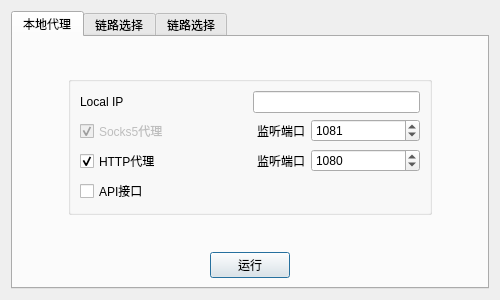
<?xml version="1.0" encoding="UTF-8"?>
<ui version="4.0">
 <class>MainDialog</class>
 <widget class="QDialog" name="MainDialog">
  <property name="geometry">
   <rect>
    <x>0</x>
    <y>0</y>
    <width>500</width>
    <height>300</height>
   </rect>
  </property>
  <property name="windowTitle">
   <string>Socks-Alice</string>
  </property>
  <layout class="QGridLayout" name="gridLayout_6">
   <item row="0" column="0">
    <widget class="QTabWidget" name="tabWidget">
     <property name="tabPosition">
      <enum>QTabWidget::North</enum>
     </property>
     <property name="tabShape">
      <enum>QTabWidget::Rounded</enum>
     </property>
     <property name="currentIndex">
      <number>0</number>
     </property>
     <property name="movable">
      <bool>true</bool>
     </property>
     <widget class="QWidget" name="tab_2">
      <attribute name="title">
       <string>本地代理</string>
      </attribute>
      <layout class="QGridLayout" name="gridLayout_2">
       <item row="1" column="1">
        <widget class="QGroupBox" name="groupBox">
         <property name="sizePolicy">
          <sizepolicy hsizetype="Preferred" vsizetype="Preferred">
           <horstretch>2</horstretch>
           <verstretch>0</verstretch>
          </sizepolicy>
         </property>
         <property name="title">
          <string/>
         </property>
         <layout class="QGridLayout" name="gridLayout_4">
          <item row="0" column="0">
           <layout class="QHBoxLayout" name="horizontalLayout_7">
            <item>
             <widget class="QLabel" name="label_6">
              <property name="sizePolicy">
               <sizepolicy hsizetype="Expanding" vsizetype="Preferred">
                <horstretch>0</horstretch>
                <verstretch>0</verstretch>
               </sizepolicy>
              </property>
              <property name="text">
               <string>Local IP</string>
              </property>
              <property name="alignment">
               <set>Qt::AlignLeading|Qt::AlignLeft|Qt::AlignVCenter</set>
              </property>
             </widget>
            </item>
            <item>
             <widget class="QLineEdit" name="lineEditIP"/>
            </item>
           </layout>
          </item>
          <item row="1" column="0">
           <layout class="QHBoxLayout" name="horizontalLayout_4">
            <item>
             <widget class="QCheckBox" name="checkBoxSocks">
              <property name="enabled">
               <bool>false</bool>
              </property>
              <property name="text">
               <string>Socks5代理</string>
              </property>
              <property name="checkable">
               <bool>true</bool>
              </property>
              <property name="checked">
               <bool>true</bool>
              </property>
             </widget>
            </item>
            <item>
             <widget class="QLabel" name="label_3">
              <property name="text">
               <string>监听端口</string>
              </property>
              <property name="alignment">
               <set>Qt::AlignRight|Qt::AlignTrailing|Qt::AlignVCenter</set>
              </property>
             </widget>
            </item>
            <item>
             <widget class="QSpinBox" name="spinBoxSocksPort">
              <property name="minimum">
               <number>1</number>
              </property>
              <property name="maximum">
               <number>65535</number>
              </property>
              <property name="value">
               <number>1081</number>
              </property>
             </widget>
            </item>
           </layout>
          </item>
          <item row="2" column="0">
           <layout class="QHBoxLayout" name="horizontalLayout_5">
            <item>
             <widget class="QCheckBox" name="checkBoxHttp">
              <property name="text">
               <string>HTTP代理</string>
              </property>
              <property name="checked">
               <bool>true</bool>
              </property>
             </widget>
            </item>
            <item>
             <widget class="QLabel" name="label_4">
              <property name="text">
               <string>监听端口</string>
              </property>
              <property name="alignment">
               <set>Qt::AlignRight|Qt::AlignTrailing|Qt::AlignVCenter</set>
              </property>
             </widget>
            </item>
            <item>
             <widget class="QSpinBox" name="spinBoxHttpPort">
              <property name="minimum">
               <number>1</number>
              </property>
              <property name="maximum">
               <number>65535</number>
              </property>
              <property name="value">
               <number>1080</number>
              </property>
             </widget>
            </item>
           </layout>
          </item>
          <item row="3" column="0">
           <widget class="QCheckBox" name="checkBox_3">
            <property name="text">
             <string>API接口</string>
            </property>
           </widget>
          </item>
         </layout>
        </widget>
       </item>
       <item row="1" column="0">
        <spacer name="horizontalSpacer_7">
         <property name="orientation">
          <enum>Qt::Horizontal</enum>
         </property>
         <property name="sizeHint" stdset="0">
          <size>
           <width>40</width>
           <height>20</height>
          </size>
         </property>
        </spacer>
       </item>
       <item row="2" column="1">
        <spacer name="verticalSpacer_4">
         <property name="orientation">
          <enum>Qt::Vertical</enum>
         </property>
         <property name="sizeHint" stdset="0">
          <size>
           <width>20</width>
           <height>52</height>
          </size>
         </property>
        </spacer>
       </item>
       <item row="1" column="2">
        <spacer name="horizontalSpacer_8">
         <property name="orientation">
          <enum>Qt::Horizontal</enum>
         </property>
         <property name="sizeHint" stdset="0">
          <size>
           <width>40</width>
           <height>20</height>
          </size>
         </property>
        </spacer>
       </item>
       <item row="0" column="1">
        <spacer name="verticalSpacer_3">
         <property name="orientation">
          <enum>Qt::Vertical</enum>
         </property>
         <property name="sizeHint" stdset="0">
          <size>
           <width>20</width>
           <height>52</height>
          </size>
         </property>
        </spacer>
       </item>
       <item row="3" column="0" colspan="3">
        <layout class="QHBoxLayout" name="horizontalLayout_2">
         <item>
          <spacer name="horizontalSpacer_3">
           <property name="orientation">
            <enum>Qt::Horizontal</enum>
           </property>
           <property name="sizeHint" stdset="0">
            <size>
             <width>138</width>
             <height>18</height>
            </size>
           </property>
          </spacer>
         </item>
         <item>
          <widget class="QPushButton" name="btnRun">
           <property name="text">
            <string>运行</string>
           </property>
          </widget>
         </item>
         <item>
          <spacer name="horizontalSpacer_4">
           <property name="orientation">
            <enum>Qt::Horizontal</enum>
           </property>
           <property name="sizeHint" stdset="0">
            <size>
             <width>181</width>
             <height>20</height>
            </size>
           </property>
          </spacer>
         </item>
        </layout>
       </item>
      </layout>
     </widget>
     <widget class="QWidget" name="tab_3">
      <attribute name="title">
       <string>链路选择</string>
      </attribute>
      <layout class="QGridLayout" name="gridLayout_3">
       <item row="0" column="0" colspan="3">
        <widget class="QFrame" name="frame">
         <property name="frameShape">
          <enum>QFrame::StyledPanel</enum>
         </property>
         <property name="frameShadow">
          <enum>QFrame::Raised</enum>
         </property>
         <layout class="QVBoxLayout" name="verticalLayout_5">
          <item>
           <spacer name="verticalSpacer_6">
            <property name="orientation">
             <enum>Qt::Vertical</enum>
            </property>
            <property name="sizeHint" stdset="0">
             <size>
              <width>18</width>
              <height>40</height>
             </size>
            </property>
           </spacer>
          </item>
          <item>
           <layout class="QHBoxLayout" name="horizontalLayout_3">
            <item>
             <widget class="QFrame" name="frame_2">
              <property name="frameShape">
               <enum>QFrame::NoFrame</enum>
              </property>
              <property name="frameShadow">
               <enum>QFrame::Sunken</enum>
              </property>
              <property name="lineWidth">
               <number>0</number>
              </property>
              <layout class="QGridLayout" name="gridLayout_8">
               <item row="0" column="0">
                <widget class="QRadioButton" name="rBtnDynamicRoute">
                 <property name="text">
                  <string>动态链路</string>
                 </property>
                 <property name="checked">
                  <bool>true</bool>
                 </property>
                </widget>
               </item>
               <item row="0" column="1">
                <widget class="QRadioButton" name="rBtnStaticRoute">
                 <property name="enabled">
                  <bool>false</bool>
                 </property>
                 <property name="toolTip">
                  <string>需要管理员开启静态链路权限</string>
                 </property>
                 <property name="text">
                  <string>静态链路(默认两跳)</string>
                 </property>
                 <property name="checkable">
                  <bool>true</bool>
                 </property>
                </widget>
               </item>
               <item row="1" column="0">
                <widget class="QFrame" name="frame_3">
                 <property name="frameShape">
                  <enum>QFrame::Box</enum>
                 </property>
                 <property name="frameShadow">
                  <enum>QFrame::Raised</enum>
                 </property>
                 <layout class="QGridLayout" name="gridLayout_5">
                  <item row="1" column="1">
                   <widget class="QRadioButton" name="rBtnHop3">
                    <property name="text">
                     <string>3</string>
                    </property>
                   </widget>
                  </item>
                  <item row="0" column="0" colspan="2">
                   <widget class="QLabel" name="label_5">
                    <property name="text">
                     <string>跳数选择</string>
                    </property>
                   </widget>
                  </item>
                  <item row="1" column="0">
                   <widget class="QRadioButton" name="rBtnHop2">
                    <property name="text">
                     <string>2</string>
                    </property>
                    <property name="checked">
                     <bool>true</bool>
                    </property>
                   </widget>
                  </item>
                 </layout>
                </widget>
               </item>
               <item row="1" column="1">
                <widget class="QFrame" name="frame_5">
                 <property name="enabled">
                  <bool>false</bool>
                 </property>
                 <property name="frameShape">
                  <enum>QFrame::Box</enum>
                 </property>
                 <property name="frameShadow">
                  <enum>QFrame::Raised</enum>
                 </property>
                 <layout class="QGridLayout" name="gridLayout_7">
                  <item row="1" column="1">
                   <widget class="QRadioButton" name="rBtnDynamicExitIP">
                    <property name="text">
                     <string>动态IP</string>
                    </property>
                   </widget>
                  </item>
                  <item row="1" column="0">
                   <widget class="QRadioButton" name="rBtnStaticExitIP">
                    <property name="text">
                     <string>静态IP</string>
                    </property>
                    <property name="checked">
                     <bool>true</bool>
                    </property>
                   </widget>
                  </item>
                  <item row="0" column="0">
                   <widget class="QLabel" name="label_7">
                    <property name="text">
                     <string>出口IP选择</string>
                    </property>
                   </widget>
                  </item>
                 </layout>
                </widget>
               </item>
              </layout>
             </widget>
            </item>
           </layout>
          </item>
          <item>
           <spacer name="verticalSpacer_5">
            <property name="orientation">
             <enum>Qt::Vertical</enum>
            </property>
            <property name="sizeHint" stdset="0">
             <size>
              <width>18</width>
              <height>40</height>
             </size>
            </property>
           </spacer>
          </item>
         </layout>
        </widget>
       </item>
       <item row="1" column="0">
        <spacer name="horizontalSpacer_5">
         <property name="orientation">
          <enum>Qt::Horizontal</enum>
         </property>
         <property name="sizeHint" stdset="0">
          <size>
           <width>178</width>
           <height>20</height>
          </size>
         </property>
        </spacer>
       </item>
       <item row="1" column="1">
        <widget class="QPushButton" name="pushButton">
         <property name="text">
          <string>应用链路</string>
         </property>
        </widget>
       </item>
       <item row="1" column="2">
        <spacer name="horizontalSpacer_6">
         <property name="orientation">
          <enum>Qt::Horizontal</enum>
         </property>
         <property name="sizeHint" stdset="0">
          <size>
           <width>177</width>
           <height>20</height>
          </size>
         </property>
        </spacer>
       </item>
      </layout>
     </widget>
     <widget class="QWidget" name="tab">
      <property name="enabled">
       <bool>true</bool>
      </property>
      <attribute name="title">
       <string>链路选择</string>
      </attribute>
      <layout class="QVBoxLayout" name="verticalLayout_2">
       <item>
        <widget class="QTableWidget" name="serverList">
         <property name="sizePolicy">
          <sizepolicy hsizetype="Expanding" vsizetype="Expanding">
           <horstretch>0</horstretch>
           <verstretch>0</verstretch>
          </sizepolicy>
         </property>
         <property name="frameShape">
          <enum>QFrame::VLine</enum>
         </property>
         <property name="lineWidth">
          <number>1</number>
         </property>
         <property name="editTriggers">
          <set>QAbstractItemView::NoEditTriggers</set>
         </property>
         <property name="dragEnabled">
          <bool>true</bool>
         </property>
         <property name="alternatingRowColors">
          <bool>true</bool>
         </property>
         <property name="selectionMode">
          <enum>QAbstractItemView::NoSelection</enum>
         </property>
         <property name="selectionBehavior">
          <enum>QAbstractItemView::SelectRows</enum>
         </property>
         <property name="showGrid">
          <bool>false</bool>
         </property>
         <property name="gridStyle">
          <enum>Qt::NoPen</enum>
         </property>
         <property name="sortingEnabled">
          <bool>true</bool>
         </property>
         <attribute name="horizontalHeaderHighlightSections">
          <bool>false</bool>
         </attribute>
         <attribute name="horizontalHeaderShowSortIndicator" stdset="0">
          <bool>true</bool>
         </attribute>
         <attribute name="verticalHeaderVisible">
          <bool>false</bool>
         </attribute>
         <column>
          <property name="text">
           <string>Name</string>
          </property>
         </column>
         <column>
          <property name="text">
           <string>IP</string>
          </property>
         </column>
         <column>
          <property name="text">
           <string>Port</string>
          </property>
         </column>
         <column>
          <property name="text">
           <string>Method</string>
          </property>
         </column>
         <column>
          <property name="text">
           <string>Proxy IP</string>
          </property>
         </column>
         <column>
          <property name="text">
           <string>Proxy Port</string>
          </property>
         </column>
         <column>
          <property name="text">
           <string>Key</string>
          </property>
         </column>
        </widget>
       </item>
      </layout>
     </widget>
    </widget>
   </item>
  </layout>
  <action name="actionEdit">
   <property name="text">
    <string>Edit Server</string>
   </property>
  </action>
  <action name="actionAdd">
   <property name="text">
    <string>Add Server</string>
   </property>
  </action>
  <action name="actionDelete">
   <property name="text">
    <string>Delete Server</string>
   </property>
  </action>
  <action name="actionConnect">
   <property name="text">
    <string>Connect</string>
   </property>
  </action>
  <action name="actionTestLatency">
   <property name="text">
    <string>TestLatency</string>
   </property>
  </action>
  <action name="actionTestAllLatency">
   <property name="text">
    <string>TestAllLatency</string>
   </property>
  </action>
  <action name="actionDisconnect">
   <property name="text">
    <string>Disconnect</string>
   </property>
  </action>
  <action name="actionImport">
   <property name="text">
    <string>Import From Clipboard</string>
   </property>
   <property name="toolTip">
    <string>import server config to clipboard</string>
   </property>
  </action>
  <action name="actionExport">
   <property name="text">
    <string>Export to Clipboard</string>
   </property>
   <property name="toolTip">
    <string>export server config to clipboard</string>
   </property>
  </action>
 </widget>
 <resources/>
 <connections/>
</ui>
